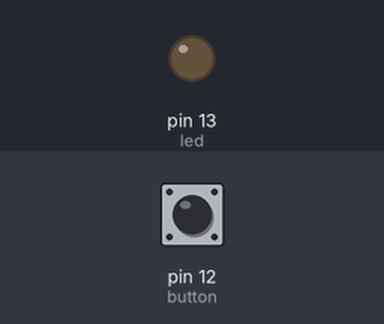
Recording of a sketch running on a simulated Arduino Uno, built with avr-gcc and run on an emulated ATmega328P. On the bench: output pins drawn as LEDs (lit = HIGH). The test bench sets the inputs (shaded band); at power-on: pin 12 (button) LOW.

Above: at 1.2 s.
1.3 s: pin 12 (button) pulled HIGH for 0.15 s
At 1.37 s:
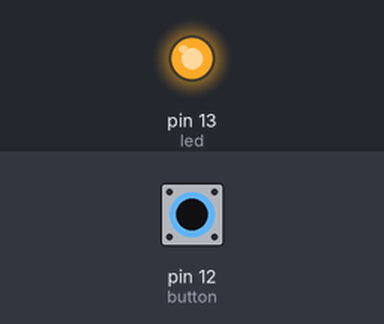
2.9 s: pin 12 (button) pulled HIGH for 3.2 s
At 6.5 s:
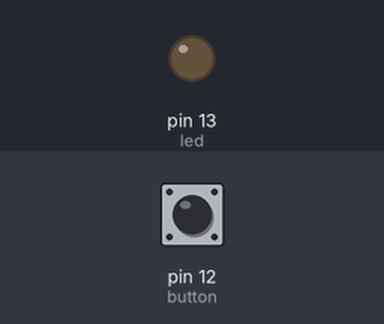
Timing chart, 0 to 8.0 s (numbered marks = the images above; inputs shaded):
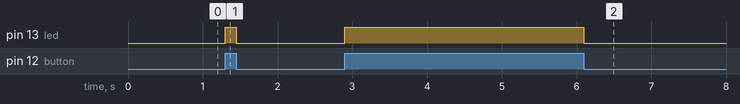

Measured:
- after the input at 1.3 s, pin 13 (led): LOW → HIGH at once, → LOW 0.15 s later
- after the input at 2.9 s, pin 13 (led): LOW → HIGH at once, → LOW 3.2 s later

The sketch:

Button.ino
```cpp
// Dichiarazione variabili pin

int led = 13;
int button = 12;

int time = 1000;
int state = 0;

// Setup

void setup() {

  // Pin input/output

  pinMode(led, OUTPUT);
  pinMode(button, INPUT);

}

// Loop

void loop() {

  // Assegnazione stato tasto(0/1)

  state = digitalRead(button);

  // Tasto premuto/non premuto

  if (state == 1) {

    // Led acceso

    digitalWrite(led, HIGH);

  }
  else {

    // Led spento

    digitalWrite(led, LOW);

  }

}
```
